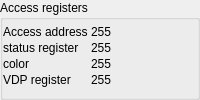
        <widget class="QGroupBox" name="groupBox_dec_Access">
         <property name="title">
          <string>Access registers</string>
         </property>
         <layout class="QFormLayout" name="formLayout_4">
          <property name="horizontalSpacing">
           <number>3</number>
          </property>
          <property name="verticalSpacing">
           <number>2</number>
          </property>
          <property name="leftMargin">
           <number>0</number>
          </property>
          <property name="topMargin">
           <number>5</number>
          </property>
          <property name="rightMargin">
           <number>5</number>
          </property>
          <property name="bottomMargin">
           <number>0</number>
          </property>
          <item row="0" column="0">
           <widget class="QLabel" name="label_23">
            <property name="text">
             <string>Access address</string>
            </property>
           </widget>
          </item>
          <item row="0" column="1">
           <widget class="InteractiveLabel" name="label_dec_r14">
            <property name="minimumSize">
             <size>
              <width>22</width>
              <height>0</height>
             </size>
            </property>
            <property name="toolTip">
             <string>Screen mode</string>
            </property>
            <property name="text">
             <string>255</string>
            </property>
           </widget>
          </item>
          <item row="1" column="0">
           <widget class="QLabel" name="label_24">
            <property name="text">
             <string>status register</string>
            </property>
           </widget>
          </item>
          <item row="1" column="1">
           <widget class="InteractiveLabel" name="label_dec_r15">
            <property name="toolTip">
             <string>Screen mode</string>
            </property>
            <property name="text">
             <string>255</string>
            </property>
           </widget>
          </item>
          <item row="2" column="0">
           <widget class="QLabel" name="label_25">
            <property name="text">
             <string>color</string>
            </property>
           </widget>
          </item>
          <item row="2" column="1">
           <widget class="InteractiveLabel" name="label_dec_r16">
            <property name="toolTip">
             <string>Screen mode</string>
            </property>
            <property name="text">
             <string>255</string>
            </property>
           </widget>
          </item>
          <item row="3" column="0">
           <widget class="QLabel" name="label_26">
            <property name="text">
             <string>VDP register</string>
            </property>
           </widget>
          </item>
          <item row="3" column="1">
           <widget class="InteractiveLabel" name="label_dec_r17">
            <property name="toolTip">
             <string>Screen mode</string>
            </property>
            <property name="text">
             <string>255</string>
            </property>
           </widget>
          </item>
         </layout>
        </widget>
